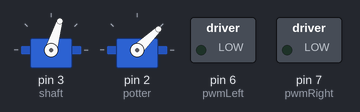
A sketch run on a simulated Arduino Uno, built with avr-gcc and run on an emulated ATmega328P. Parts: 2 × servo, switched loads named in the sketch (green lamp = pin HIGH).

Above: at 0.1 s.
At 1.1 s:
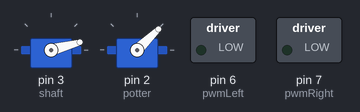
Timing chart, 0 to 2.6 s (numbered marks = the images above):
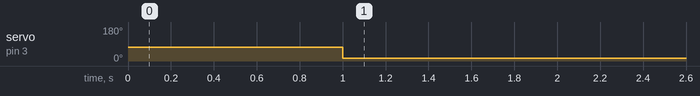

Measured:
- by itself, servo on pin 3 (shaft): 73° → 15° at 1.0 s

The sketch:

motorsTest.ino
```cpp
/*
Author: Saad Ur Rehman
Email: saad.ur.rehman77@gmail.com
*/

//-----------------------------------------------------------Motor Test----------------------------------------------------------------------
#include <Servo.h>

Servo shaft;
Servo potter;

unsigned int pwmLeft = 6;
unsigned int pwmRight = 7;

//right motor
unsigned int r1 = 10;
unsigned int r2 = 11;
unsigned int r3 = 12;
unsigned int r4 = 13;

//left motor
unsigned int l1 = 6;
unsigned int l2 = 7;
unsigned int l3 = 8;
unsigned int l4 = 9;

const unsigned char rightEncoderPin = 19;
const unsigned char leftEncoderPin = 18;

unsigned int SpeedLeft = 0;
unsigned int SpeedRight = 0;

//Encoders
void rightEncoderIsr(void);
void leftEncoderIsr(void);

volatile unsigned long pulseRight = 0;
volatile unsigned long pulseLeft = 0;
volatile unsigned long pulse = 0;

void cw (int, int);
void ccw (int, int);
void forward(int, int);
void forward(int);
void reverse(int, int);
void fullBrake();
void fullBrake(int); //Brake with delay
void leftEncoderIsr();

//----------------------------------------------------------------------------Setup-------------------------------------------------------
void setup() {
  // put your setup code here, to run once:pinMode(r1, OUTPUT);
  Serial.begin(9600);

  shaft.attach(3);
  potter.attach(2);

  shaft.writeMicroseconds(1300);
  potter.writeMicroseconds(1000);

  pinMode(pwmRight, OUTPUT);
  pinMode(pwmLeft, OUTPUT);

  //right motor
  pinMode(r1, OUTPUT);
  pinMode(r2, OUTPUT);

  //left motorr
  pinMode(l1, OUTPUT);
  pinMode(l2, OUTPUT);


  pinMode(leftEncoderPin, INPUT_PULLUP);
  attachInterrupt(digitalPinToInterrupt(19), leftEncoderIsr, FALLING);

  //  pinMode(rightEncoderPin, INPUT_PULLUP);
  //  attachInterrupt(digitalPinToInterrupt(18), rightEncoderIsr, CHANGE);

  delay(1000);
}

//-----------------------------------------------------------------------loop--------------------------------------------------------------

void loop()
{
//   potter.writeMicroseconds(1800);
//    delay(500);
//  potter.writeMicroseconds(1650);
//    delay(500);
//  potter.writeMicroseconds(1400);
//    delay(500);
//  potter.writeMicroseconds(200);
//  delay(500);
//forward(100);
shaft.writeMicroseconds(700);
}

void reverse(int Speed)
{
  pulseLeft = 0;
  pulseRight = 0;
  analogWrite(l1, 0);
  analogWrite(l2, 0);
  analogWrite(l3, Speed);
  analogWrite(l4, Speed);

  analogWrite(r1, 0);
  analogWrite(r2, 0);
  analogWrite(r3, Speed);
  analogWrite(r4, Speed);
}

void reverse(int tics , int Speed)
{
  pulseLeft = 0;
  pulseRight = 0;
  analogWrite(l1, 0);
  analogWrite(l2, 0);
  analogWrite(l3, Speed);
  analogWrite(l4, Speed);

  analogWrite(r1, 0);
  analogWrite(r2, 0);
  analogWrite(r3, Speed);
  analogWrite(r4, Speed);

  while (pulseLeft <= tics);
  fullBrake();
  delay(5);
}

void cw(int tics, int Speed)
{
  pulseLeft = 0;
  analogWrite(l1, Speed);
  analogWrite(l2, Speed);
  analogWrite(l3, 0);
  analogWrite(l4, 0);

  analogWrite(r1, 0);
  analogWrite(r2, 0);
  analogWrite(r3, Speed);
  analogWrite(r4, Speed);

  while (pulseLeft < tics );
  fullBrake();
}

void ccw(int tics, int Speed)
{
  pulseLeft = 0;
  pulseRight = 0;
  analogWrite(l1, 0);
  analogWrite(l2, 0);
  analogWrite(l3, Speed);
  analogWrite(l4, Speed);

  analogWrite(r1, Speed);
  analogWrite(r2, Speed);
  analogWrite(r3, 0);
  analogWrite(r4, 0);
  while (pulseLeft < tics);
  fullBrake();
}

void forward(int tics , int Speed)
{
  pulseLeft = 0;
  pulseRight = 0;
  analogWrite(l1, Speed);
  analogWrite(l2, Speed);
  analogWrite(l3, 0);
  analogWrite(l4, 0);

  analogWrite(r1, Speed);
  analogWrite(r2, Speed);
  analogWrite(r3, 0);
  analogWrite(r4, 0);
  while (pulseLeft <= tics);
  fullBrake();
}

void forward(int Speed)
{
  pulseLeft = 0;
  pulseRight = 0;

  analogWrite(l1, Speed);
  analogWrite(l2, Speed);
  analogWrite(l3, 0);
  analogWrite(l4, 0);

  analogWrite(r1, Speed);
  analogWrite(r2, Speed);
  analogWrite(r3, 0);
  analogWrite(r4, 0);
}

//------------Complete Brake
void fullBrake()
{
  analogWrite(l1, 255);
  analogWrite(l2, 0);
  analogWrite(l3, 0);
  analogWrite(l4, 255);

  analogWrite(r1, 255);
  analogWrite(r2, 0);
  analogWrite(r3, 0);
  analogWrite(r4, 255);
  //pulseLeft = 0;
  //pulseRight = 0;
}

void fullBrake(int timer0)
{
  fullBrake();
  delay(timer0);
}

////---------------------------------------------------------------------- Encoder Tics Funtions
void rightEncoderIsr()
{
  //SpeedRight=(1000000/(micros()-prevTimeRight));
  pulseRight++;
  //prevTimeRight=micros();
  //  Serial.print("Right Encoder :");
  //  Serial.println(pulseRight);
}
void leftEncoderIsr()
{
  pulseLeft++;
  //  pulse++;
  //  Serial.print("Left Encoder :");
  //  Serial.println(pulseLeft);
}
```
